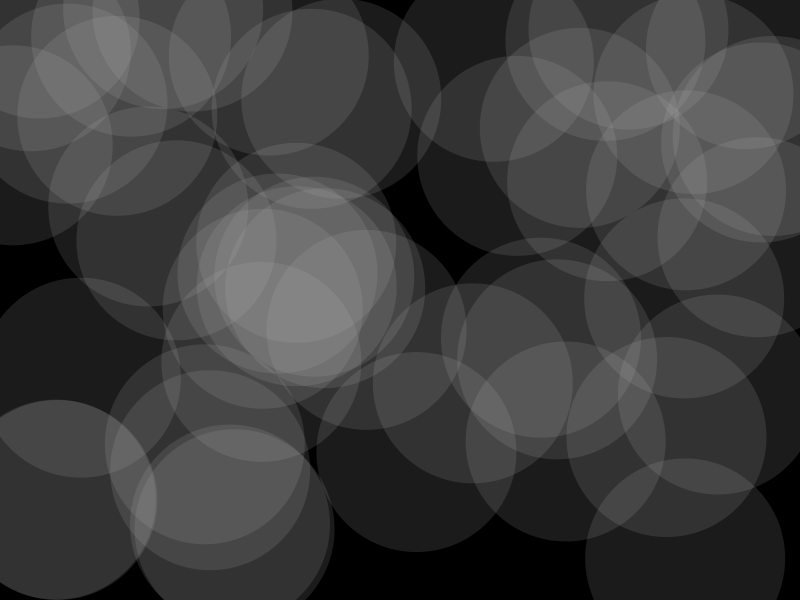
Frame 1 (no input)
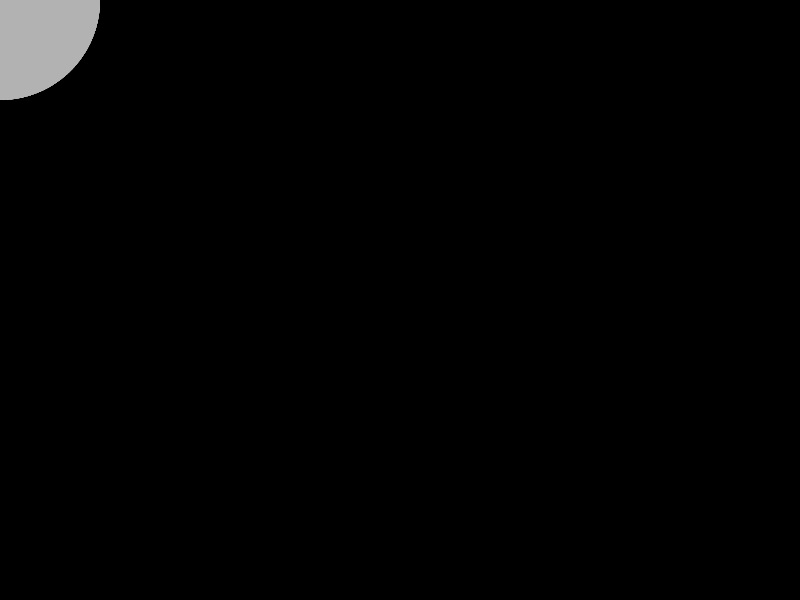
Frame 60 (the mouse pressed at the canvas centre just before this capture)
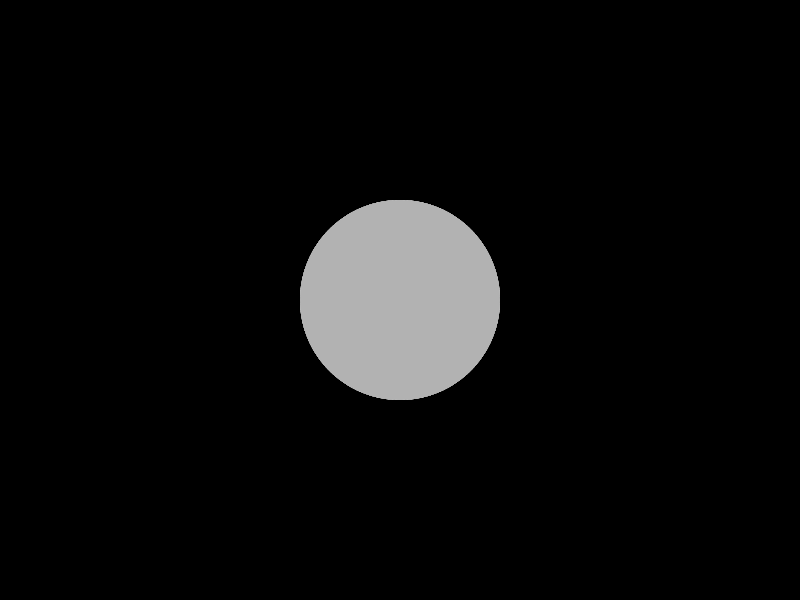
Frame 120 (the mouse held since frame 60 and released just before this capture)

The Processing sketch that drew these frames (run headless with seeded random() and noise(); from frame 60 on, the mouse is pressed at the canvas centre):

// Processing sketch: function_making
// ── function_making.pde
int count = 50;
int sz=200;
float [] x = new float [count];
float [] y = new float [count];



void setup(){
  size(800, 600);
  colorMode(HSB,360,100,100,100);
  
  for (int i = 0; i<count; i++) {
    ellipse(x[i], y[i], 30+30*i, 30+30*i);
    x[i]= random(width);
    y[i]= random(height);
  }

}

void draw(){
  background(0);
 ghostie();
}


void blueCircle(int x,int y,int sz){
  fill(0,0,200);
  ellipse(x,y,sz,sz);
}

void ghostie(){
  // fill(frameCount%360, 100,100,100);
 noStroke();
  fill(255,15);
  
  background(0);
  for (int i =0; i<count-1; i++) {
    //fill(i*60, 100, 100, 100);
  
    ellipse(x[i], y[i], sz,sz);
    //ellipse(x[i], y[i], 30+30*i,30+30*i);


    x[i] = x[i+1];
    y[i] = y[i+1];
  }
  
    x[count-1]= mouseX;
    y[count-1] = mouseY;
}
